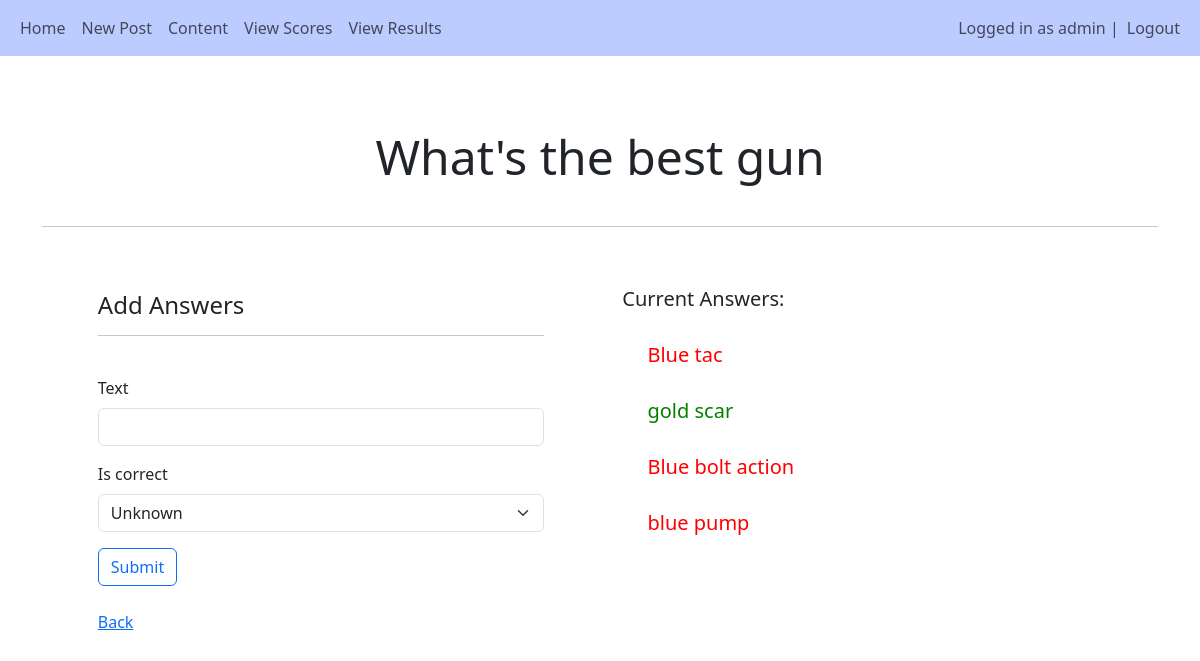
The app's page /home/answer_setup/9 (signed in) with its own data.
### main/models.py (models this page shows, shortened)
class User(AbstractUser):
    is_teacher = models.BooleanField('Is teacher', default=False)
    is_student = models.BooleanField('Is student', default=False)

class Question(models.Model):
    quiz = models.ForeignKey(Quiz, related_name="questions", null=True, on_delete=models.CASCADE)
    text = models.CharField('Question', max_length=255, blank=True)

class Answer(models.Model):
    question = models.ForeignKey(Question, related_name="answers", on_delete=models.CASCADE)
    text = models.CharField(max_length=255, null=True, blank=True)
    is_correct = models.BooleanField(null=True, blank=True)

### main/views.py (the view)
# urls.py: path('answer_setup/<int:pk>', views.answer_setup, name='answer_setup'),
@login_required(login_url="/login")
def answer_setup(request, pk):
    question = Question.objects.get(id=pk)
    answers = question.answers.all()
    if request.method == 'POST':
        form = AnswerForm(request.POST)
        if form.is_valid():
            answer = form.save(commit=False)
            answer.question = question
            answer.save()
            return redirect('/answer_setup/' + str(pk), {"answers":answers, "form":form, "question":question})
    else:
        form = AnswerForm()
    return render(request, 'main/quiz/answer_setup.html', {"answers":answers, "form":form, "question":question})

### main/forms.py
class AnswerForm(forms.ModelForm):
    class Meta:
        model = Answer
        fields = ["text", "is_correct"]

### main/templates/main/quiz/answer_setup.html (shortened to what this page needs)
{% extends 'main/base.html'%}
{% load crispy_forms_tags %}
{% block content %}
<br><br>
<div>
    <h4 style="margin:auto; text-align:center" class="display-5">{{question.text}}</h4><br><hr>
    <div style="float:left; width:40%; margin-left:5%">
        <br><br>
        <h4>Add Answers</h4>
        <hr><br>
        <form method='POST'>
            {{form|crispy}}
            <button type="sumbit" class="btn btn-outline-primary" name="submitform" >Submit</button>
        </form><br>
        <a href="{% url 'question_setup' question.quiz.pk %}">Back</a>
    </div>
</div>
<div style="float:right; width:45%; margin-top:20px; margin-right:3%"><br>
    <h5>Current Answers:</h5><br>
        <div style="margin-left:5%">
        {% for answer in answers%}
            {% if answer.is_correct %}
            <h5 style="color:green">{{answer.text}}</h5>
            {% else %}
            <h5 style="color:red">{{answer.text}}</h5>
            {% endif %}
            <br>
        {% empty %}
        <p>This question currently has no answers...</p>
        {% endfor %}
        </div>
{% endblock %}

### main/templates/main/base.html (shortened to what this page needs)
<!DOCTYPE html>
<html lang="en">
<head>
    <link href="https://cdn.jsdelivr.net/npm/bootstrap@5.3.2/dist/css/bootstrap.min.css" rel="stylesheet">
    <link rel="stylesheet" href="https://cdnjs.cloudflare.com/ajax/libs/font-awesome/4.7.0/css/font-awesome.min.css">
</head>
<body>
    <nav class="navbar navbar-light navbar-expand-lg" style="background-color: #bcccff;">
        <div class="container-fluid">
            <div>
                <ul class="nav navbar-nav">
                    <li class="nav-item">
                        <a class="nav-link" href="/home">Home</a>
                    </li>
                    {% if user.is_teacher %}
                    <li class="nav-item">
                        <a class="nav-link" href="/create_post">Post Content</a>
                    </li>
                    <li class="nav-item">
                        <a class="nav-link" href="/subjects">Subjects</a>
                    </li>
                    <li class="nav-item">
                        <a class="nav-link" href="/group_results">View Results</a>
                    </li>
                    <li class="nav-item">
                        <a class="nav-link" href="/group_scores">View Scores</a>
                    </li>
                    {% elif user.is_student %}
                    <li class="nav-item">
                        <a class="nav-link" href="/create_post">New Post</a>
                    </li>
                    <li class="nav-item">
                        <a class="nav-link" href="/content">Content</a>
                    </li>
                    <li class="nav_item">
                        <a class="nav-link" href="/ind_scores">View Scores</a>
                    </li>
                    <li class="nav-item">
                        <a class="nav-link" href="/ind_results">View Results</a>
                    </li>
                    {% endif %}
                </ul>
            </div>
            <div>
                <ul class="navbar-nav">
                    {% if user.is_authenticated %}
                    <span class="navbar-text">Logged in as {{user.username}} | </span>
                    <li class="nav-item">
                        <a class="nav-link" href="/logout">Logout</a>
                    </li>
                    {% else %}
                    <li class="nav-item">
                        <a class="nav-link" href="/login">Login</a>
                    </li>
                    {% endif %}
                </ul>
            </div>
        </div>
    </nav><br>
        <div class="container">
            {% block content %}
            {% endblock %}
        </div>
</body>
</html>

### records on screen
User: username "admin"
Question: text "What's the best gun"
Answer: text "Blue tac"
Answer: text "gold scar"
Answer: text "Blue bolt action"
Answer: text "blue pump"
